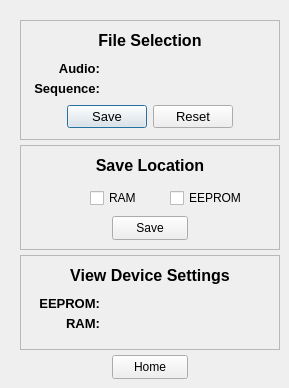
    <widget class="QWidget" name="SettingsPage">
     <widget class="QFrame" name="FileSelectionFrame">
      <property name="geometry">
       <rect>
        <x>20</x>
        <y>20</y>
        <width>260</width>
        <height>120</height>
       </rect>
      </property>
      <property name="frameShape">
       <enum>QFrame::Shape::StyledPanel</enum>
      </property>
      <property name="frameShadow">
       <enum>QFrame::Shadow::Raised</enum>
      </property>
      <widget class="QLabel" name="AudioLabel">
       <property name="geometry">
        <rect>
         <x>0</x>
         <y>40</y>
         <width>80</width>
         <height>16</height>
        </rect>
       </property>
       <property name="font">
        <font>
         <pointsize>10</pointsize>
         <bold>true</bold>
        </font>
       </property>
       <property name="text">
        <string>Audio:</string>
       </property>
       <property name="alignment">
        <set>Qt::AlignmentFlag::AlignRight|Qt::AlignmentFlag::AlignTrailing|Qt::AlignmentFlag::AlignVCenter</set>
       </property>
      </widget>
      <widget class="QLabel" name="SequenceLabel">
       <property name="geometry">
        <rect>
         <x>0</x>
         <y>60</y>
         <width>80</width>
         <height>16</height>
        </rect>
       </property>
       <property name="font">
        <font>
         <pointsize>10</pointsize>
         <bold>true</bold>
        </font>
       </property>
       <property name="text">
        <string>Sequence:</string>
       </property>
       <property name="alignment">
        <set>Qt::AlignmentFlag::AlignRight|Qt::AlignmentFlag::AlignTrailing|Qt::AlignmentFlag::AlignVCenter</set>
       </property>
      </widget>
      <widget class="QLabel" name="HeaderFileSelection">
       <property name="geometry">
        <rect>
         <x>0</x>
         <y>0</y>
         <width>260</width>
         <height>40</height>
        </rect>
       </property>
       <property name="font">
        <font>
         <pointsize>12</pointsize>
         <bold>true</bold>
        </font>
       </property>
       <property name="text">
        <string>File Selection</string>
       </property>
       <property name="alignment">
        <set>Qt::AlignmentFlag::AlignCenter</set>
       </property>
      </widget>
      <widget class="QPushButton" name="SelectAudioButton">
       <property name="geometry">
        <rect>
         <x>202</x>
         <y>40</y>
         <width>16</width>
         <height>16</height>
        </rect>
       </property>
       <property name="sizePolicy">
        <sizepolicy hsizetype="Fixed" vsizetype="Fixed">
         <horstretch>0</horstretch>
         <verstretch>0</verstretch>
        </sizepolicy>
       </property>
       <property name="font">
        <font>
         <pointsize>9</pointsize>
        </font>
       </property>
       <property name="cursor">
        <cursorShape>PointingHandCursor</cursorShape>
       </property>
       <property name="toolTip">
        <string/>
       </property>
       <property name="styleSheet">
        <string notr="true">QPushButton{
	background-color: transparent;
	border: none;
	padding: 0;
}</string>
       </property>
       <property name="text">
        <string/>
       </property>
       <property name="icon">
        <iconset theme="QIcon::ThemeIcon::DocumentProperties"/>
       </property>
       <property name="iconSize">
        <size>
         <width>16</width>
         <height>16</height>
        </size>
       </property>
       <property name="checkable">
        <bool>false</bool>
       </property>
      </widget>
      <widget class="QPushButton" name="SelectSequenceButton">
       <property name="geometry">
        <rect>
         <x>202</x>
         <y>60</y>
         <width>16</width>
         <height>16</height>
        </rect>
       </property>
       <property name="sizePolicy">
        <sizepolicy hsizetype="Fixed" vsizetype="Fixed">
         <horstretch>0</horstretch>
         <verstretch>0</verstretch>
        </sizepolicy>
       </property>
       <property name="cursor">
        <cursorShape>PointingHandCursor</cursorShape>
       </property>
       <property name="toolTip">
        <string/>
       </property>
       <property name="styleSheet">
        <string notr="true">QPushButton{
	background-color: transparent;
	border: none;
	padding: 0;
}</string>
       </property>
       <property name="text">
        <string/>
       </property>
       <property name="icon">
        <iconset theme="QIcon::ThemeIcon::DocumentProperties"/>
       </property>
      </widget>
      <widget class="QDialogButtonBox" name="ConfirmSelection">
       <property name="geometry">
        <rect>
         <x>0</x>
         <y>85</y>
         <width>260</width>
         <height>24</height>
        </rect>
       </property>
       <property name="sizePolicy">
        <sizepolicy hsizetype="Fixed" vsizetype="Fixed">
         <horstretch>0</horstretch>
         <verstretch>0</verstretch>
        </sizepolicy>
       </property>
       <property name="font">
        <font>
         <pointsize>10</pointsize>
        </font>
       </property>
       <property name="cursor">
        <cursorShape>PointingHandCursor</cursorShape>
       </property>
       <property name="tabletTracking">
        <bool>false</bool>
       </property>
       <property name="focusPolicy">
        <enum>Qt::FocusPolicy::NoFocus</enum>
       </property>
       <property name="layoutDirection">
        <enum>Qt::LayoutDirection::RightToLeft</enum>
       </property>
       <property name="autoFillBackground">
        <bool>false</bool>
       </property>
       <property name="orientation">
        <enum>Qt::Orientation::Horizontal</enum>
       </property>
       <property name="standardButtons">
        <set>QDialogButtonBox::StandardButton::Reset|QDialogButtonBox::StandardButton::Save</set>
       </property>
       <property name="centerButtons">
        <bool>true</bool>
       </property>
      </widget>
     </widget>
     <widget class="QFrame" name="saveLocationFrame">
      <property name="geometry">
       <rect>
        <x>20</x>
        <y>145</y>
        <width>260</width>
        <height>105</height>
       </rect>
      </property>
      <property name="frameShape">
       <enum>QFrame::Shape::StyledPanel</enum>
      </property>
      <property name="frameShadow">
       <enum>QFrame::Shadow::Raised</enum>
      </property>
      <widget class="QLabel" name="saveLocationLabel">
       <property name="geometry">
        <rect>
         <x>0</x>
         <y>0</y>
         <width>260</width>
         <height>40</height>
        </rect>
       </property>
       <property name="font">
        <font>
         <pointsize>12</pointsize>
         <bold>true</bold>
        </font>
       </property>
       <property name="text">
        <string>Save Location</string>
       </property>
       <property name="alignment">
        <set>Qt::AlignmentFlag::AlignCenter</set>
       </property>
      </widget>
      <widget class="QWidget" name="RAMorEEPROMwidget" native="true">
       <property name="geometry">
        <rect>
         <x>0</x>
         <y>45</y>
         <width>260</width>
         <height>16</height>
        </rect>
       </property>
       <widget class="QCheckBox" name="SaveToDeviceRAM">
        <property name="geometry">
         <rect>
          <x>70</x>
          <y>0</y>
          <width>50</width>
          <height>16</height>
         </rect>
        </property>
        <property name="cursor">
         <cursorShape>PointingHandCursor</cursorShape>
        </property>
        <property name="toolTip">
         <string/>
        </property>
        <property name="text">
         <string>RAM</string>
        </property>
       </widget>
       <widget class="QCheckBox" name="SaveToDeviceEEPROM">
        <property name="geometry">
         <rect>
          <x>150</x>
          <y>0</y>
          <width>71</width>
          <height>16</height>
         </rect>
        </property>
        <property name="cursor">
         <cursorShape>PointingHandCursor</cursorShape>
        </property>
        <property name="toolTip">
         <string/>
        </property>
        <property name="text">
         <string>EEPROM</string>
        </property>
        <property name="checked">
         <bool>false</bool>
        </property>
        <property name="tristate">
         <bool>false</bool>
        </property>
       </widget>
      </widget>
      <widget class="QPushButton" name="SaveSettingsButton">
       <property name="geometry">
        <rect>
         <x>92</x>
         <y>71</y>
         <width>76</width>
         <height>24</height>
        </rect>
       </property>
       <property name="cursor">
        <cursorShape>PointingHandCursor</cursorShape>
       </property>
       <property name="toolTip">
        <string/>
       </property>
       <property name="autoFillBackground">
        <bool>false</bool>
       </property>
       <property name="styleSheet">
        <string notr="true"/>
       </property>
       <property name="text">
        <string>Save</string>
       </property>
       <property name="autoDefault">
        <bool>false</bool>
       </property>
       <property name="default">
        <bool>false</bool>
       </property>
       <property name="flat">
        <bool>false</bool>
       </property>
      </widget>
     </widget>
     <widget class="QFrame" name="viewDeviceSettingsFrame">
      <property name="geometry">
       <rect>
        <x>20</x>
        <y>255</y>
        <width>260</width>
        <height>95</height>
       </rect>
      </property>
      <property name="frameShape">
       <enum>QFrame::Shape::StyledPanel</enum>
      </property>
      <property name="frameShadow">
       <enum>QFrame::Shadow::Raised</enum>
      </property>
      <widget class="QLabel" name="ViewDeviceSettingsLabel">
       <property name="geometry">
        <rect>
         <x>0</x>
         <y>0</y>
         <width>260</width>
         <height>40</height>
        </rect>
       </property>
       <property name="font">
        <font>
         <pointsize>12</pointsize>
         <bold>true</bold>
        </font>
       </property>
       <property name="text">
        <string>View Device Settings</string>
       </property>
       <property name="alignment">
        <set>Qt::AlignmentFlag::AlignCenter</set>
       </property>
      </widget>
      <widget class="QLabel" name="DeviceEepromLabel">
       <property name="geometry">
        <rect>
         <x>0</x>
         <y>40</y>
         <width>80</width>
         <height>16</height>
        </rect>
       </property>
       <property name="font">
        <font>
         <pointsize>10</pointsize>
         <bold>true</bold>
        </font>
       </property>
       <property name="text">
        <string>EEPROM:</string>
       </property>
       <property name="alignment">
        <set>Qt::AlignmentFlag::AlignRight|Qt::AlignmentFlag::AlignTrailing|Qt::AlignmentFlag::AlignVCenter</set>
       </property>
      </widget>
      <widget class="QPushButton" name="SaveEepromSequence">
       <property name="geometry">
        <rect>
         <x>110</x>
         <y>40</y>
         <width>16</width>
         <height>16</height>
        </rect>
       </property>
       <property name="sizePolicy">
        <sizepolicy hsizetype="Fixed" vsizetype="Fixed">
         <horstretch>0</horstretch>
         <verstretch>0</verstretch>
        </sizepolicy>
       </property>
       <property name="font">
        <font>
         <pointsize>9</pointsize>
        </font>
       </property>
       <property name="cursor">
        <cursorShape>PointingHandCursor</cursorShape>
       </property>
       <property name="toolTip">
        <string/>
       </property>
       <property name="styleSheet">
        <string notr="true">QPushButton{
	background-color: transparent;
	border: none;
	padding: 0;
}</string>
       </property>
       <property name="text">
        <string/>
       </property>
       <property name="icon">
        <iconset theme="QIcon::ThemeIcon::DocumentProperties"/>
       </property>
       <property name="iconSize">
        <size>
         <width>16</width>
         <height>16</height>
        </size>
       </property>
       <property name="checkable">
        <bool>false</bool>
       </property>
      </widget>
      <widget class="QLabel" name="DeviceRamLabel">
       <property name="geometry">
        <rect>
         <x>0</x>
         <y>60</y>
         <width>80</width>
         <height>16</height>
        </rect>
       </property>
       <property name="font">
        <font>
         <pointsize>10</pointsize>
         <bold>true</bold>
        </font>
       </property>
       <property name="text">
        <string>RAM:</string>
       </property>
       <property name="alignment">
        <set>Qt::AlignmentFlag::AlignRight|Qt::AlignmentFlag::AlignTrailing|Qt::AlignmentFlag::AlignVCenter</set>
       </property>
      </widget>
      <widget class="QPushButton" name="SaveRamSequence">
       <property name="geometry">
        <rect>
         <x>110</x>
         <y>60</y>
         <width>16</width>
         <height>16</height>
        </rect>
       </property>
       <property name="sizePolicy">
        <sizepolicy hsizetype="Fixed" vsizetype="Fixed">
         <horstretch>0</horstretch>
         <verstretch>0</verstretch>
        </sizepolicy>
       </property>
       <property name="cursor">
        <cursorShape>PointingHandCursor</cursorShape>
       </property>
       <property name="toolTip">
        <string/>
       </property>
       <property name="styleSheet">
        <string notr="true">QPushButton{
	background-color: transparent;
	border: none;
	padding: 0;
}</string>
       </property>
       <property name="text">
        <string/>
       </property>
       <property name="icon">
        <iconset theme="QIcon::ThemeIcon::DocumentProperties"/>
       </property>
      </widget>
     </widget>
     <widget class="QWidget" name="homeFromFileWidget" native="true">
      <property name="geometry">
       <rect>
        <x>20</x>
        <y>355</y>
        <width>260</width>
        <height>24</height>
       </rect>
      </property>
      <widget class="QPushButton" name="homeFromFiles">
       <property name="geometry">
        <rect>
         <x>92</x>
         <y>0</y>
         <width>76</width>
         <height>24</height>
        </rect>
       </property>
       <property name="cursor">
        <cursorShape>PointingHandCursor</cursorShape>
       </property>
       <property name="toolTip">
        <string/>
       </property>
       <property name="text">
        <string>Home</string>
       </property>
      </widget>
     </widget>
    </widget>
